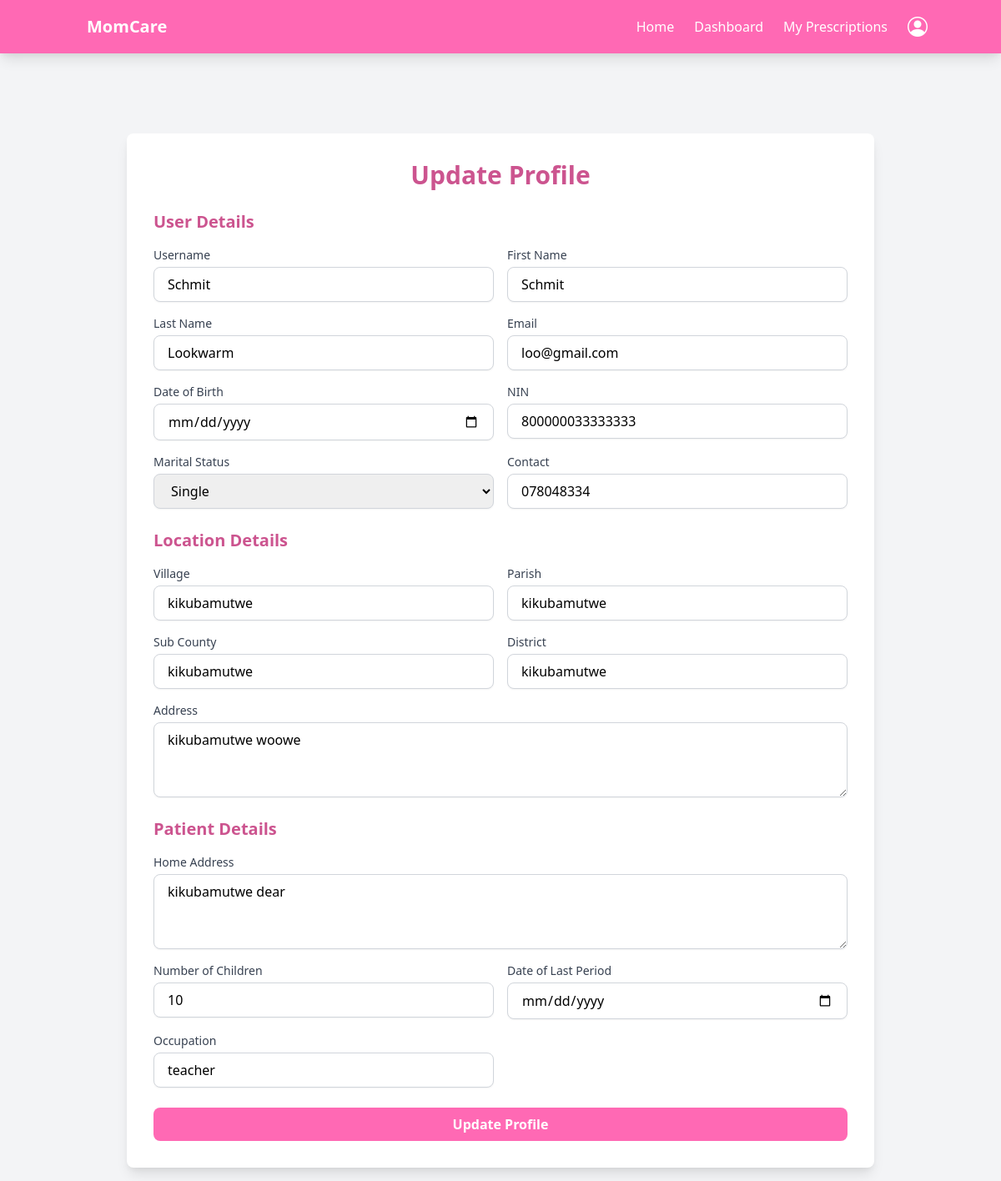
Screenshot of /profile_update/ (signed in) with the database file from the repository.
### accounts/models.py (models this page shows, shortened)
class User(AbstractBaseUser, PermissionsMixin):
    username = models.CharField(max_length=150, unique=True)
    first_name = models.CharField(max_length=150)
    last_name = models.CharField(max_length=150)
    email = models.EmailField(unique=True)
    date_of_birth = models.DateField(null=True, blank=True)
    nin = models.CharField(max_length=20, unique=True, null=True, blank=True)
    marital_status = models.CharField(
        max_length=20,
        choices=[('Single', 'Single'), ('Married', 'Married')],
        null=True, blank=True
    )
    contact = models.CharField(max_length=15, null=True, blank=True)
    health_insurance_details = models.TextField(null=True, blank=True)
    government_scheme_eligibility = models.TextField(null=True, blank=True)
    is_doctor = models.BooleanField(default=False)
    is_patient = models.BooleanField(default=False)
    is_hospital = models.BooleanField(default=False)
    is_active = models.BooleanField(default=True)
    is_staff = models.BooleanField(default=False)
    created_at = models.DateTimeField(default=timezone.now)
    updated_at = models.DateTimeField(auto_now=True)
    objects = CustomUserManager()
    USERNAME_FIELD = 'username'
    REQUIRED_FIELDS = ['first_name', 'last_name', 'email']

class Location(models.Model):
    user = models.OneToOneField(User, on_delete=models.CASCADE, related_name="location")
    village = models.CharField(max_length=255, null=True, blank=True)
    parish = models.CharField(max_length=255, null=True, blank=True)
    sub_county = models.CharField(max_length=255, null=True, blank=True)
    district = models.CharField(max_length=255, null=True, blank=True)
    address = models.TextField(null=True, blank=True)  # Generic address field

class Patient(models.Model):
    user = models.OneToOneField(User, on_delete=models.CASCADE, related_name="patient_profile")
    age = models.IntegerField(null=True, blank=True)
    home_address = models.TextField(null=True, blank=True)
    number_of_children = models.IntegerField(null=True, blank=True)
    date_of_last_period = models.DateField(null=True, blank=True)
    occupation = models.CharField(max_length=255, null=True, blank=True)
    gestational_age = models.IntegerField(null=True, blank=True)  # Weeks of pregnancy
    expected_due_date = models.DateField(null=True, blank=True)
    type_of_pregnancy = models.CharField(max_length=20, choices=[('Single', 'Single'), ('Twins', 'Twins'), ('Multiples', 'Multiples')], null=True, blank=True)
    previous_pregnancies = models.IntegerField(null=True, blank=True)
    delivery_history = models.TextField(null=True, blank=True)
    high_risk_factors = models.TextField(null=True, blank=True)
    fetal_health = models.TextField(null=True, blank=True)
    pre_existing_conditions = models.TextField(null=True, blank=True)
    previous_surgeries = models.TextField(null=True, blank=True)
    current_medications = models.TextField(null=True, blank=True)
    allergies = models.TextField(null=True, blank=True)
    blood_type = models.CharField(max_length=5, null=True, blank=True)
    family_medical_history = models.TextField(null=True, blank=True)
    diet_preferences = models.TextField(null=True, blank=True)
    exercise_level = models.TextField(null=True, blank=True)
    smoking_alcohol_drug_use = models.TextField(null=True, blank=True)
    mental_health_status = models.TextField(null=True, blank=True)

### accounts/views.py (the view)
# urls.py: path('profile_update/', profile_update, name='profile_update'),
@login_required
def profile_update(request):
    user = request.user
    location, _ = Location.objects.get_or_create(user=user)
    patient, _ = Patient.objects.get_or_create(user=user)
    if request.method == 'POST':
        user_form = UserUpdateForm(request.POST, instance=user)
        location_form = LocationUpdateForm(request.POST, instance=location)
        patient_form = PatientUpdateForm(request.POST, instance=patient)
        if user_form.is_valid() and location_form.is_valid() and patient_form.is_valid():
            user_form.save()
            location_form.save()
            patient_form.save()
            messages.success(request, 'Your profile has been updated successfully!')
            return redirect('home')
        else:
            for field, errors in user_form.errors.items():
                for error in errors:
                    messages.error(request, f"User - {field}: {error}")
            for field, errors in location_form.errors.items():
                for error in errors:
                    messages.error(request, f"Location - {field}: {error}")
            for field, errors in patient_form.errors.items():
                for error in errors:
                    messages.error(request, f"Patient - {field}: {error}")
    else:
        user_form = UserUpdateForm(instance=user)
        location_form = LocationUpdateForm(instance=location)
        patient_form = PatientUpdateForm(instance=patient)
    return render(request, 'accounts/profile_update.html', {
        'user_form': user_form,
        'location_form': location_form,
        'patient_form': patient_form,
    })

### templates/accounts/profile_update.html (shortened to what this page needs)
{% extends 'base.html' %}
{% load static %}
{% block content %}
<main class="mt-16 sm:mt-20 min-h-screen flex items-center justify-center bg-gray-100">
    <div class="w-full max-w-4xl p-6 sm:p-8 bg-white rounded-lg shadow-lg">
        <h2 class="text-2xl sm:text-3xl font-bold text-hotpink-dark mb-6 text-center">Update Profile</h2>
        <form method="post" class="space-y-6">
            <div>
                <h3 class="text-xl font-semibold text-hotpink-dark mb-4">User Details</h3>
                <div class="grid grid-cols-1 sm:grid-cols-2 gap-4">
                    <div>
                        <label for="username" class="block text-sm font-medium text-gray-700">Username</label>
                        <input type="text" id="username" name="username" value="{{ user_form.instance.username }}"
                               class="mt-1 block w-full px-4 py-2 border border-gray-300 rounded-lg shadow-sm focus:ring-hotpink focus:border-hotpink"
                               placeholder="Enter username">
                    </div>
                    <div>
                        <label for="first_name" class="block text-sm font-medium text-gray-700">First Name</label>
                        <input type="text" id="first_name" name="first_name" value="{{ user_form.instance.first_name }}"
                               class="mt-1 block w-full px-4 py-2 border border-gray-300 rounded-lg shadow-sm focus:ring-hotpink focus:border-hotpink"
                               placeholder="Enter first name">
                    </div>
                    <div>
                        <label for="last_name" class="block text-sm font-medium text-gray-700">Last Name</label>
                        <input type="text" id="last_name" name="last_name" value="{{ user_form.instance.last_name }}"
                               class="mt-1 block w-full px-4 py-2 border border-gray-300 rounded-lg shadow-sm focus:ring-hotpink focus:border-hotpink"
                               placeholder="Enter last name">
                    </div>
                    <div>
                        <label for="email" class="block text-sm font-medium text-gray-700">Email</label>
                        <input type="email" id="email" name="email" value="{{ user_form.instance.email }}"
                               class="mt-1 block w-full px-4 py-2 border border-gray-300 rounded-lg shadow-sm focus:ring-hotpink focus:border-hotpink"
                               placeholder="Enter email">
                    </div>
                    <div>
                        <label for="date_of_birth" class="block text-sm font-medium text-gray-700">Date of Birth</label>
                        <input type="date" id="date_of_birth" name="date_of_birth" value="{{ user_form.instance.date_of_birth|default:'' }}"
                               class="mt-1 block w-full px-4 py-2 border border-gray-300 rounded-lg shadow-sm focus:ring-hotpink focus:border-hotpink">
                    </div>
                    <div>
                        <label for="nin" class="block text-sm font-medium text-gray-700">NIN</label>
                        <input type="text" id="nin" name="nin" value="{{ user_form.instance.nin }}"
                               class="mt-1 block w-full px-4 py-2 border border-gray-300 rounded-lg shadow-sm focus:ring-hotpink focus:border-hotpink"
                               placeholder="Enter NIN">
                    </div>
                    <div>
                        <label for="marital_status" class="block text-sm font-medium text-gray-700">Marital Status</label>
                        <select id="marital_status" name="marital_status"
                                class="mt-1 block w-full px-4 py-2 border border-gray-300 rounded-lg shadow-sm focus:ring-hotpink focus:border-hotpink">
                            <option value="Single" {% if user_form.instance.marital_status == 'Single' %}selected{% endif %}>Single</option>
                        </select>
                    </div>
                    <div>
                        <label for="contact" class="block text-sm font-medium text-gray-700">Contact</label>
                        <input type="text" id="contact" name="contact" value="{{ user_form.instance.contact }}"
                               class="mt-1 block w-full px-4 py-2 border border-gray-300 rounded-lg shadow-sm focus:ring-hotpink focus:border-hotpink"
                               placeholder="Enter contact number">
                    </div>
                </div>
            </div>
            <div>
                <h3 class="text-xl font-semibold text-hotpink-dark mb-4">Location Details</h3>
                <div class="grid grid-cols-1 sm:grid-cols-2 gap-4">
                    <div>
                        <label for="village" class="block text-sm font-medium text-gray-700">Village</label>
                        <input type="text" id="village" name="village" value="{{ location_form.instance.village }}"
                               class="mt-1 block w-full px-4 py-2 border border-gray-300 rounded-lg shadow-sm focus:ring-hotpink focus:border-hotpink"
                               placeholder="Enter village">
                    </div>
                    <div>
                        <label for="parish" class="block text-sm font-medium text-gray-700">Parish</label>
                        <input type="text" id="parish" name="parish" value="{{ location_form.instance.parish }}"
                               class="mt-1 block w-full px-4 py-2 border border-gray-300 rounded-lg shadow-sm focus:ring-hotpink focus:border-hotpink"
                               placeholder="Enter parish">
                    </div>
                    <div>
                        <label for="sub_county" class="block text-sm font-medium text-gray-700">Sub County</label>
                        <input type="text" id="sub_county" name="sub_county" value="{{ location_form.instance.sub_county }}"
                               class="mt-1 block w-full px-4 py-2 border border-gray-300 rounded-lg shadow-sm focus:ring-hotpink focus:border-hotpink"
                               placeholder="Enter sub-county">
                    </div>
                    <div>
                        <label for="district" class="block text-sm font-medium text-gray-700">District</label>
                        <input type="text" id="district" name="district" value="{{ location_form.instance.district }}"
                               class="mt-1 block w-full px-4 py-2 border border-gray-300 rounded-lg shadow-sm focus:ring-hotpink focus:border-hotpink"
                               placeholder="Enter district">
                    </div>
                    <div class="sm:col-span-2">
                        <label for="address" class="block text-sm font-medium text-gray-700">Address</label>
                        <textarea id="address" name="address" rows="3"
                                  class="mt-1 block w-full px-4 py-2 border border-gray-300 rounded-lg shadow-sm focus:ring-hotpink focus:border-hotpink"
                                  placeholder="Enter address">{{ location_form.instance.address }}</textarea>
                    </div>
                </div>
            </div>
            <div>
                <h3 class="text-xl font-semibold text-hotpink-dark mb-4">Patient Details</h3>
                <div class="grid grid-cols-1 sm:grid-cols-2 gap-4">
                    <div class="sm:col-span-2">
                        <label for="home_address" class="block text-sm font-medium text-gray-700">Home Address</label>
                        <textarea id="home_address" name="home_address" rows="3"
                                  class="mt-1 block w-full px-4 py-2 border border-gray-300 rounded-lg shadow-sm focus:ring-hotpink focus:border-hotpink"
                                  placeholder="Enter home address">{{ patient_form.instance.home_address }}</textarea>
                    </div>
                    <div>
                        <label for="number_of_children" class="block text-sm font-medium text-gray-700">Number of Children</label>
                        <input type="number" id="number_of_children" name="number_of_children" value="{{ patient_form.instance.number_of_children }}"
                               class="mt-1 block w-full px-4 py-2 border border-gray-300 rounded-lg shadow-sm focus:ring-hotpink focus:border-hotpink"
                               placeholder="Enter number of children">
                    </div>
                    <div>
                        <label for="date_of_last_period" class="block text-sm font-medium text-gray-700">Date of Last Period</label>
                        <input type="date" id="date_of_last_period" name="date_of_last_period" value="{{ patient_form.instance.date_of_last_period|default:'' }}"
                               class="mt-1 block w-full px-4 py-2 border border-gray-300 rounded-lg shadow-sm focus:ring-hotpink focus:border-hotpink">
                    </div>
                    <div>
                        <label for="occupation" class="block text-sm font-medium text-gray-700">Occupation</label>
                        <input type="text" id="occupation" name="occupation" value="{{ patient_form.instance.occupation }}"
                               class="mt-1 block w-full px-4 py-2 border border-gray-300 rounded-lg shadow-sm focus:ring-hotpink focus:border-hotpink"
                               placeholder="Enter occupation">
                    </div>
                </div>
            </div>
            <div>
                <button type="submit"
                        class="w-full bg-hotpink text-white px-4 py-2 rounded-lg font-semibold hover:bg-hotpink-light transition duration-300">
                    Update Profile
                </button>
            </div>
        </form>
    </div>
</main>
{% endblock %}

### rows the page displays
User: username "Schmit", first_name "Schmit", last_name "Lookwarm", email "loo@gmail.com", nin "800000033333333", marital_status "Single", contact "078048334"
Location: village "kikubamutwe", parish "kikubamutwe", sub_county "kikubamutwe", district "kikubamutwe", address "kikubamutwe woowe"
Patient: home_address "kikubamutwe dear", number_of_children "10", occupation "teacher"
